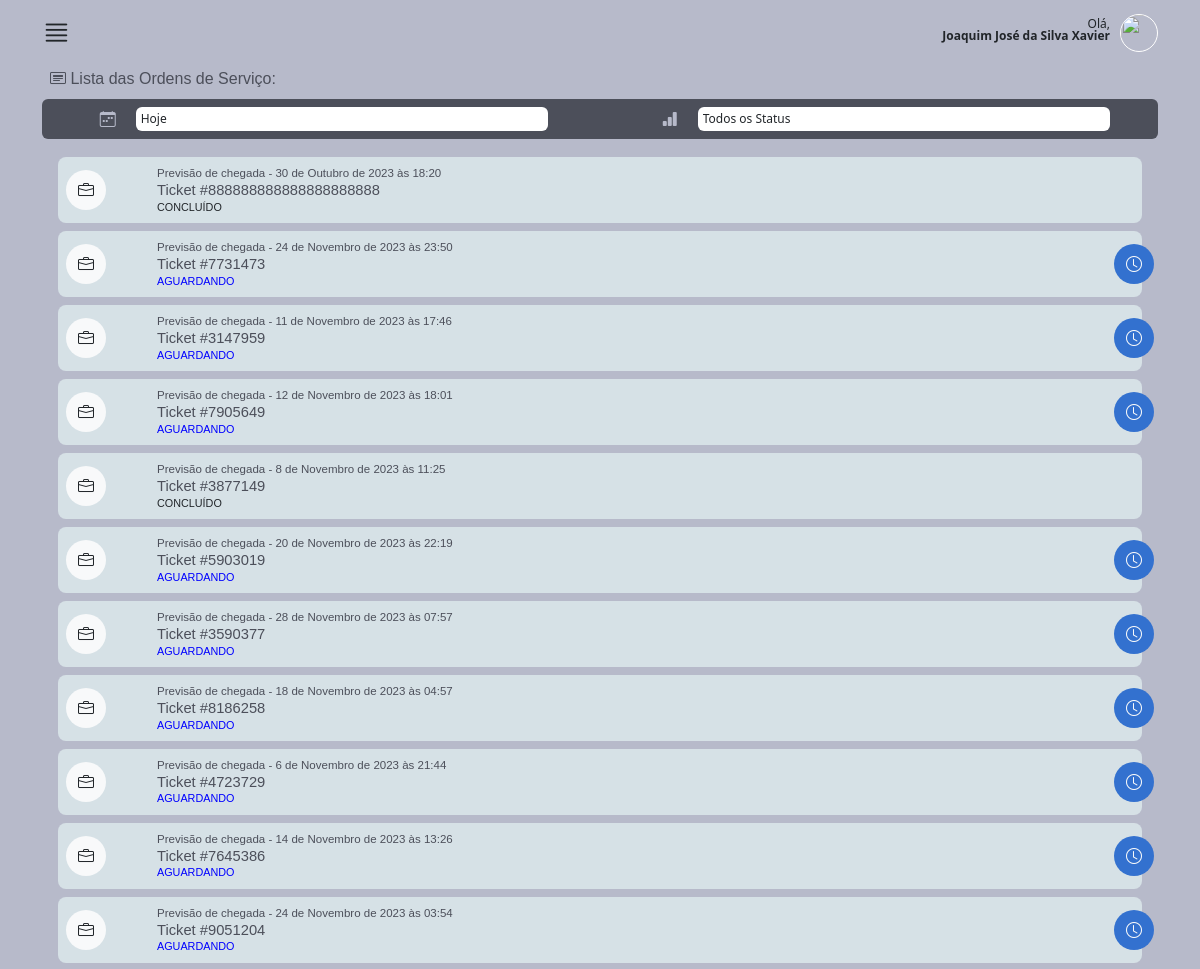
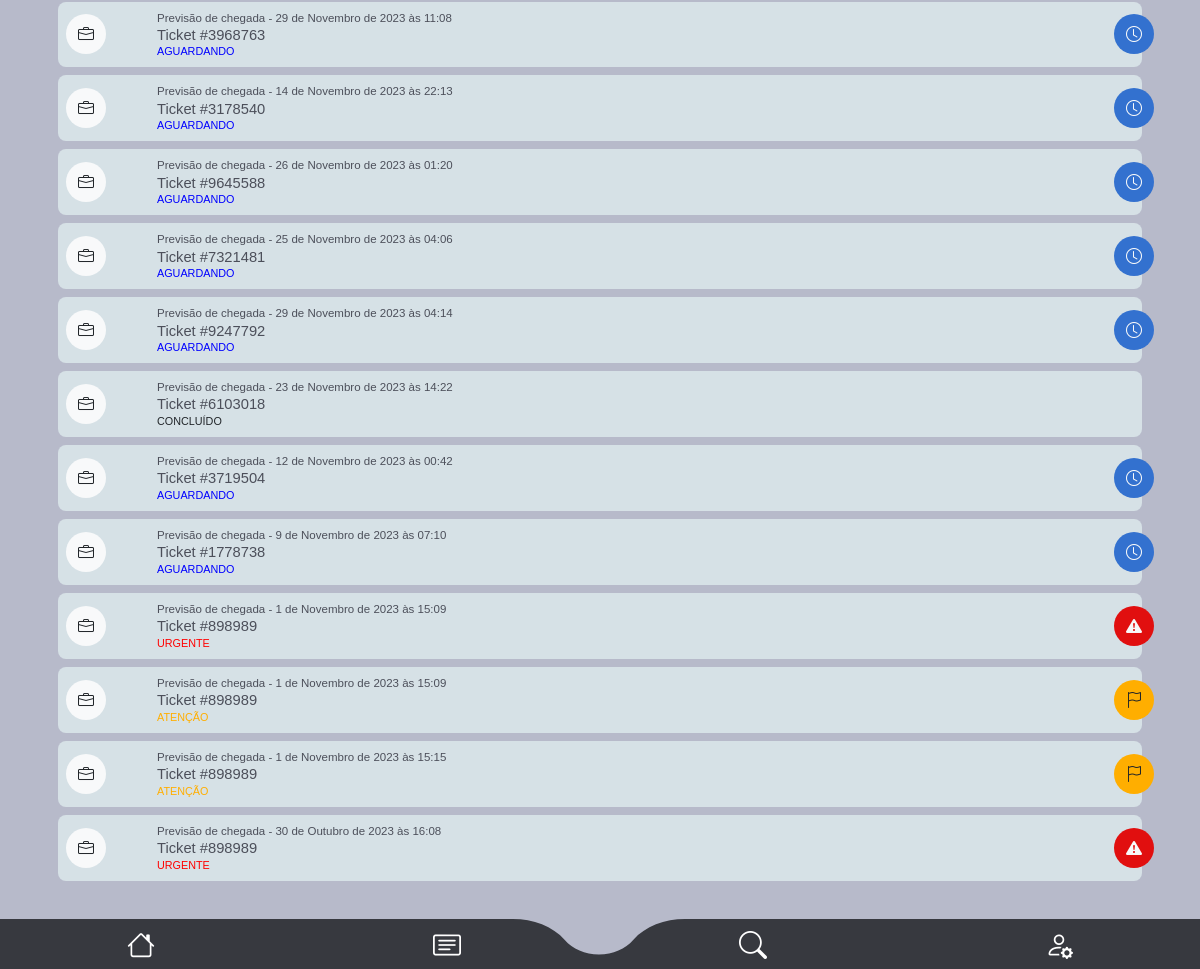
/main/minhas_os/ (signed in), run on the app's committed database (2 pictures, top to bottom).
### staff/models.py (models this page shows, shortened)
class OrdemDeServico(models.Model):
    ticket = models.CharField(max_length=200)
    tecnico = models.ForeignKey(CustomUser, on_delete=models.CASCADE, related_name="ordens_técnico")
    staff = models.ForeignKey(CustomUser, on_delete=models.CASCADE, related_name="ordens_staff")
    descricao = models.TextField(max_length=600)
    previsao_chegada = models.DateTimeField()
    previsao_execucao = models.DateTimeField()
    material = models.CharField(max_length=100, validators=[MinLengthValidator(3)])
    equipamento = models.CharField(max_length=100, validators=[MinLengthValidator(3)])
    data_criacao = models.DateTimeField(auto_now_add=True)
    cliente = models.ForeignKey(Cliente, on_delete=models.CASCADE)
    contrato = models.CharField(max_length=700, null = True, blank=True)
    atividade = models.CharField(max_length=50, choices=ACTIVITY_CHOICES)
    status_tecnico = models.CharField(max_length=50, choices=TECNICAL_CHOICES)
    status = models.CharField(max_length=10, choices=STATUS_CHOICES, default="Aguardando")

### main/views.py (the view, shortened to what this page needs)
# urls.py: path("minhas_os/",views.minhas_os,name="minhas_os",),
@user_passes_test(is_tecnico)
def minhas_os(request):
    try:
        status_filter = request.GET.get("status")
        previsao_chegada_filter = request.GET.get("previsao_chegada")
        hoje = date.today().strftime('%d.%m')
        ontem = (date.today() - timedelta(days=1)).strftime('%d.%m')
        user = request.user
        ordens_ativas = OrdemDeServico.objects.filter(tecnico=user, status__in=["Atenção", "Urgente", "Aguardando", "Concluído"])
        if status_filter:
            ordens_ativas = ordens_ativas.filter(status=status_filter)
        return render(request, "minhas_os.html", {
            "ordens_de_servico": ordens_ativas,
            "user": user,
            "status_filter": status_filter,
            "previsao_chegada_filter": previsao_chegada_filter,
            "hoje": hoje,
            "ontem": ontem,
        })
    except Exception as e:
        return render(request, "error.html", {"error_message": str(e)})

### main/helpers.py (called while the page is built)
def is_tecnico(user):
    return user.groups.filter(name="Técnico").exists()

### main/templates/minhas_os.html (shortened to what this page needs)
<!doctype html>
<html lang="en" data-bs-theme="auto">
  <head>
    <link rel="stylesheet" href="https://cdn.jsdelivr.net/npm/@docsearch/css@3">
    <link href="/static/assets/dist/css/bootstrap.min.css" rel="stylesheet">
    <link rel="stylesheet" href="https://cdn.jsdelivr.net/npm/bootstrap-icons@1.11.1/font/bootstrap-icons.css">
    <link href="/static/assets/css/app_mamminfo.css" rel="stylesheet">
  </head>
  <body>
    <main class="bg03">
      <header>
        <div class="container">
          <div id="super_menu">
            <div class="row">
              <div class="col-3 text-start">
                <i class="bi bi-justify i_main"></i>
              </div>
              <div class="col-9 text-end">
                <p class="mt-2">
                  Olá,<br>
                  <strong>Joaquim José da Silva Xavier</strong>
                </p>
                <div class="photo_user mt-1">
                  <img src="https://images.unsplash.com/photo-1633332755192-727a05c4013d?auto=format&fit=crop&q=80&w=1760&ixlib=rb-4.0.3&ixid=M3wxMjA3fDB8MHxwaG90by1wYWdlfHx8fGVufDB8fHx8fA%3D%3D" alt="">
                </div>
              </div>
            </div>
          </div>
        </div>
      </header>
      <section id="lista_oc_scr">
        <div class="container">
            <div id="oc_lista">
                <label class="mt-1 mb-2 ms-2 font-medium color04"><i class="bi bi-bi bi-card-heading"></i> Lista das Ordens de Serviço:</label>
                <form id="filter_oc" class="bg04 p-2">
                  <div class="row">
                    <div class="col-6">
                      <div class="row">
                        <div class="col-2 text-end">
                          <i class="bi bi-calendar-week color03 me-1"></i>
                        </div>
                        <div class="col-10 p-0">
                          <select class="form-control ms-1" id = 'date-filter'>
                            <option selected>Hoje</option>
                          </select>
                        </div>
                      </div>
                    </div>
                    <div class="col-6">
                      <div class="row">
                        <div class="col-2 text-end">
                          <i class="bi bi-bar-chart-fill color03 me-1"></i>
                        </div>
                        <div class="col-10 p-0">
                          <select class="form-control ms-1" id='status-filter'>
                            <option selected>Todos os Status</option>
                          </select>
                        </div>
                      </div>
                    </div>
                  </div>
                </form>
                <div class="tab-pane fade show active" id="pills-01" role="tabpanel" aria-labelledby="pills-home-tab" tabindex="0">
                  {% for ordem in ordens_de_servico %}
                  <div class="oc_lista_item">
                      <a href="{% url 'os_detail' ordem.id %}" class="a-whole"></a>
                      <div class="row">
                          <div class="col-2 col-md-1">
                              <div class="icon bg-light"><i class="bi bi-briefcase text-dark"></i></div>
                          </div>
                          <div class="col-9 col-md-11">
                              <div class="oc_l_data color04 font-light">Previsão de chegada - {{ ordem.previsao_chegada }}</div>
                              <div class="oc_l_nome font-medium color04">Ticket #{{ ordem.ticket }}</div>
                              <div class="oc_l_status font-medium {% if ordem.status == 'Urgente' %}color-red{% elif ordem.status == 'Atenção' %}color-yellow{% elif ordem.status == 'Aguardando' %}color-blue{% endif %}">{{ ordem.status }}</div>
                          </div>
                          {% if ordem.status == "Urgente" %}
                              <div class="status_icon bg05 text-light">
                                  <i class="bi bi-exclamation-triangle-fill"></i>
                              </div>
                          {% elif ordem.status == "Atenção" %}
                              <div class="status_icon bg06 text-dark">
                                  <i class="bi bi-flag"></i>
                              </div>
                          {% elif ordem.status == "Aguardando" %}
                              <div class="status_icon bg01 text-light">
                                  <i class="bi bi-clock"></i>
                              </div>
                          {% endif %}
                      </div>
                  </div>
                  {% endfor %}
              </div>
        </div>
      </section>
    </main>
    <footer>
      <ul class="row">
        <li class="col-3 mt-1"><a href="{% url 'dashboard' %}"><i class="bi bi-house"></i></a></li>
        <li class="col-3 p-0 mt-1 text-start text-md-center"><a href="{% url 'minhas_os' %}" class="text-start text-md-center"><i class="bi bi-card-text"></i></a></li>
        <li class="col-3 p-0 mt-1 text-end text-md-center"><a href="tela_busca.html" class="text-end text-md-center"><i class="bi bi-search"></i></a></li>
        <li class="col-3 mt-1"><a href="tela_user"><i class="bi bi-person-gear"></i></a></li>
      </ul>
  </footer>
  </body>
  </html>

### main/templates/static/assets/css/app_mamminfo.css (style rules this page uses)
html { font-family: 'Noto', sans-serif;background: #ced0dc; }
.font-medium { font-family: 'NotoMedium', sans-serif;font-weight: 400; }
.font-light { font-family: 'NotoLight', sans-serif;font-weight: 300; }
.bg01 { background: #3371cf; }
.bg03 { background: #b7baca; }
.bg04 { background: #4c4f5a; }
.bg05 { background: #e10f0f; }
.bg06 { background: #ffae00; }
.color03 { color: #b7baca; }
.color04 { color: #4c4f5a; }
section { height: auto;min-height: 100vh;max-width: 100vw;width: 100%; }
.a-whole { position: absolute;top: 0;bottom: 0;left: 0;right: 0;width: 100%;height: 100%;z-index: 1;display: block; }
#super_menu { padding: 10px 0;position: relative; }
#super_menu p { font-size: .75rem;line-height: 100%;display: inline-block;margin: 0 10px 0 0; }
#super_menu .i_main { font-size: 1.8rem; }
#super_menu .photo_user { float: right;display: inline-block; }
#super_menu .photo_user img { width: 38px;height: 38px;display: block;border-radius: 38px;object-fit: cover;transform-origin: 50% 50%;border: 1px solid #fff; }
#oc_lista { padding-bottom: 72px; }
#oc_lista .tab-pane { padding: 8px 16px; }
#oc_lista .oc_lista_item { background: #d6e1e6;border-radius: 8px;padding: 8px;position: relative;margin-bottom: 8px; }
#oc_lista .oc_lista_item .icon { width: 40px;height: 40px;border-radius: 40px;display: inline-block;text-align: center;line-height: 40px;position: absolute;l: 0;top: 0;bottom: 0;margin: auto; }
#oc_lista .oc_lista_item .oc_l_data { font-size: .72rem; }
#oc_lista .oc_lista_item .oc_l_nome { font-size: .92rem;line-height: 112%;white-space: nowrap;overflow: hidden;text-overflow: ellipsis; }
#oc_lista .oc_lista_item .oc_l_status { font-size: .675rem;text-transform: uppercase; }
#oc_lista .oc_lista_item .status_icon { width: 40px;height: 40px;border-radius: 40px;display: inline-block;text-align: center;line-height: 40px;position: absolute;right: -12px;top: 0;bottom: 0;margin: auto; }
footer { position: fixed;z-index: 5; width: 100%;bottom: 0;background: url(../img/footer.svg) 50% 50% / cover;height: 50px; }
footer ul { padding: 0;margin: 0;text-align: center; }
footer ul li { list-style: none;display: inline-block; }
footer li a { color: #fff;font-size: 1.75rem;width: 100%;text-align: center;display: block; }
#filter_oc { border-radius: 6px;width: 100%;height: 40px;margin-bottom: 10px; }
#filter_oc .form-control { font-size: .75rem;height: 24px;padding: 1px 5px;border: none;width: 88%; }

### main/templates/minhas_os.html (style rules this page uses)
.color-red { color: red; }
.color-yellow { color: #ffae00; }
.color-blue { color: blue; }

### data on the page
OrdemDeServico: previsao_chegada "30 de Outubro de 2023 às 18:20", ticket "888888888888888888888", status "CONCLUÍDO"
OrdemDeServico: previsao_chegada "24 de Novembro de 2023 às 23:50", ticket "7731473", status "AGUARDANDO"
OrdemDeServico: previsao_chegada "11 de Novembro de 2023 às 17:46", ticket "3147959", status "AGUARDANDO"
OrdemDeServico: previsao_chegada "12 de Novembro de 2023 às 18:01", ticket "7905649", status "AGUARDANDO"
OrdemDeServico: previsao_chegada "8 de Novembro de 2023 às 11:25", ticket "3877149", status "CONCLUÍDO"
OrdemDeServico: previsao_chegada "20 de Novembro de 2023 às 22:19", ticket "5903019", status "AGUARDANDO"
OrdemDeServico: previsao_chegada "28 de Novembro de 2023 às 07:57", ticket "3590377", status "AGUARDANDO"
OrdemDeServico: previsao_chegada "18 de Novembro de 2023 às 04:57", ticket "8186258", status "AGUARDANDO"
OrdemDeServico: previsao_chegada "6 de Novembro de 2023 às 21:44", ticket "4723729", status "AGUARDANDO"
OrdemDeServico: previsao_chegada "14 de Novembro de 2023 às 13:26", ticket "7645386", status "AGUARDANDO"
OrdemDeServico: previsao_chegada "24 de Novembro de 2023 às 03:54", ticket "9051204", status "AGUARDANDO"
OrdemDeServico: previsao_chegada "29 de Novembro de 2023 às 11:08", ticket "3968763", status "AGUARDANDO"
OrdemDeServico: previsao_chegada "14 de Novembro de 2023 às 22:13", ticket "3178540", status "AGUARDANDO"
OrdemDeServico: previsao_chegada "26 de Novembro de 2023 às 01:20", ticket "9645588", status "AGUARDANDO"
OrdemDeServico: previsao_chegada "25 de Novembro de 2023 às 04:06", ticket "7321481", status "AGUARDANDO"
OrdemDeServico: previsao_chegada "29 de Novembro de 2023 às 04:14", ticket "9247792", status "AGUARDANDO"
OrdemDeServico: previsao_chegada "23 de Novembro de 2023 às 14:22", ticket "6103018", status "CONCLUÍDO"
OrdemDeServico: previsao_chegada "12 de Novembro de 2023 às 00:42", ticket "3719504", status "AGUARDANDO"
OrdemDeServico: previsao_chegada "9 de Novembro de 2023 às 07:10", ticket "1778738", status "AGUARDANDO"
OrdemDeServico: previsao_chegada "1 de Novembro de 2023 às 15:09", ticket "898989", status "URGENTE"
OrdemDeServico: previsao_chegada "1 de Novembro de 2023 às 15:09", ticket "898989", status "ATENÇÃO"
OrdemDeServico: previsao_chegada "1 de Novembro de 2023 às 15:15", ticket "898989", status "ATENÇÃO"
OrdemDeServico: previsao_chegada "30 de Outubro de 2023 às 16:08", ticket "898989", status "URGENTE"
